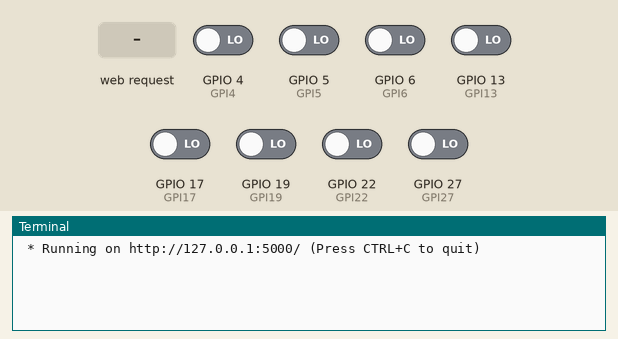
The program below on a simulated Raspberry Pi (BCM pin numbers). On the bench: the last lines printed to the terminal. The inputs (shaded band) are chosen by the test bench; at power-on: GPIO 4 (GPI4), GPIO 5 (GPI5), GPIO 6 (GPI6), GPIO 13 (GPI13), GPIO 17 (GPI17), GPIO 19 (GPI19), GPIO 22 (GPI22), GPIO 27 (GPI27) LOW. The clock reads 2024-03-15 10:24:30 at power-on unless the program sets it.

Above: at 1.2 s.
1.3 s: HTTP request for / received
At 2.5 s:
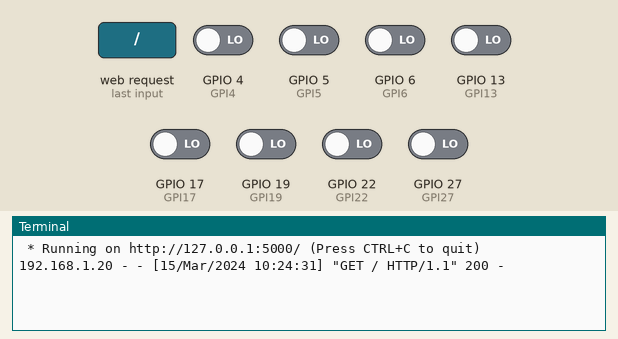
2.8 s: HTTP request for /CenterLogo.png received
At 3.7 s:
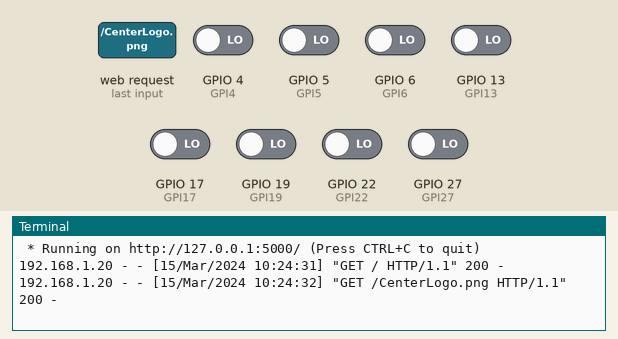
4.3 s: HTTP request for /leftLogo.png received
At 4.9 s:
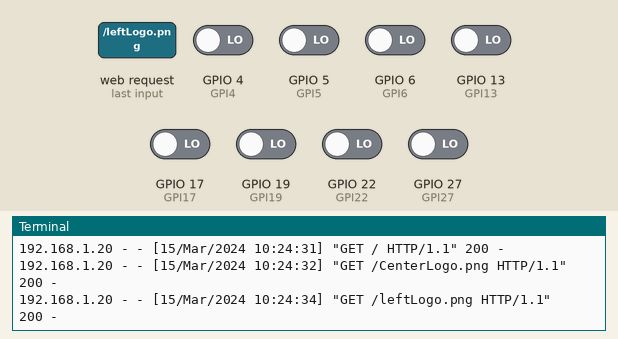
5.8 s: HTTP request for /RightLogo.png received
At 7.0 s:
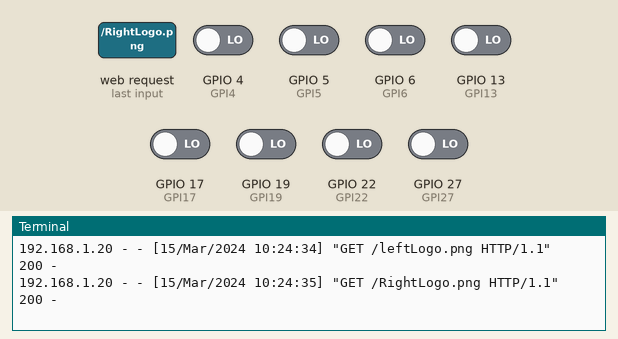
7.3 s: HTTP request for /getGPIO received
At 8.2 s:
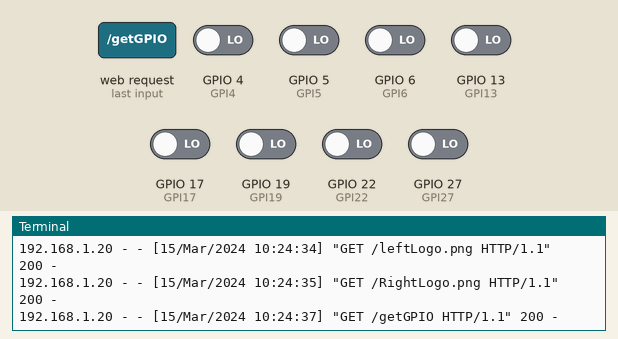

The program:

app.py
```python
from flask import Flask, render_template, send_from_directory
import RPi.GPIO as GPIO

## Setting GPIO MODE
GPIO.setmode(GPIO.BCM)

##Input assignment to BCM mapped pins.
GPI4 = 4
GPI17 = 17
GPI27 = 27
GPI22 = 22
GPI5 = 5
GPI6 = 6
GPI13 = 13
GPI19 = 19

## Arranging the inputs in an array list to make it easier to go through all inputs
INPUT_LIST = [ GPI4, GPI17, GPI27, GPI22, GPI5, GPI6, GPI13, GPI19]
## Setting as an input the inputs we defined
for GPI_X in INPUT_LIST:
    GPIO.setup(GPI_X,GPIO.IN)

#############################################
##          Flask part mircroservice
#############################################

## Create a folder STATIC on the app.py main folder so we have
## the following structure:
## In my case:
## /home/pi
## app.py
## static --> image1.png, image2.png, .. imageN.png
## templates -->index.html

app = Flask(__name__, static_folder='static')

## Folder where index.html is
@app.route('/')
def index():
    templateData= {
            'GPIO4':GPIO.input(GPI4),
            'GPIO17': GPIO.input(GPI17),
            'GPIO27': GPIO.input(GPI27),
            'GPIO22': GPIO.input(GPI22),
            'GPIO5':GPIO.input(GPI5),
            'GPIO6':GPIO.input(GPI6),
            'GPIO13': GPIO.input(GPI13),
            'GPIO19': GPIO.input(GPI19)
        }
    return render_template("index.html", **templateData)


## Get request from the client to get the CenterLogo.png
@app.route('/CenterLogo.png', methods=['GET'])
def centerLogo():
    return send_from_directory("static", "CenterLogo.png")

## Get request from the client to get the leftLogo.png
@app.route('/leftLogo.png', methods=['GET'])
def rPILogo():
    return send_from_directory("static", "leftLogo.png")

## Get request from the client to get the RightLogo.png
@app.route('/RightLogo.png', methods=['GET'])
def rightLogo():
    return send_from_directory("static", "RightLogo.png")


@app.route('/getGPIO')
def getGPIO():
    templateData= {
            'GPIO4':GPIO.input(GPI4),
            'GPIO17': GPIO.input(GPI17),
            'GPIO27': GPIO.input(GPI27),
            'GPIO22': GPIO.input(GPI22),
            'GPIO5':GPIO.input(GPI5),
            'GPIO6':GPIO.input(GPI6),
            'GPIO13': GPIO.input(GPI13),
            'GPIO19': GPIO.input(GPI19)
        }
    return templateData

if __name__ == "__main__":
    app.run(debug=True)


## Remember to run the app like this: flask run --host=0.0.0.0
## in my case, in case of not doing it in this manner it didn't work at all.
```

Measured:
- after the input at 1.3 s, the terminal: prints a new line at once (image 1)
- after the input at 2.8 s, the terminal: prints a new line at once (image 2)
- after the input at 4.3 s, the terminal: prints a new line at once (image 3)
- after the input at 5.8 s, the terminal: prints a new line at once (image 4)
- after the input at 7.3 s, the terminal: prints a new line at once (image 5)
